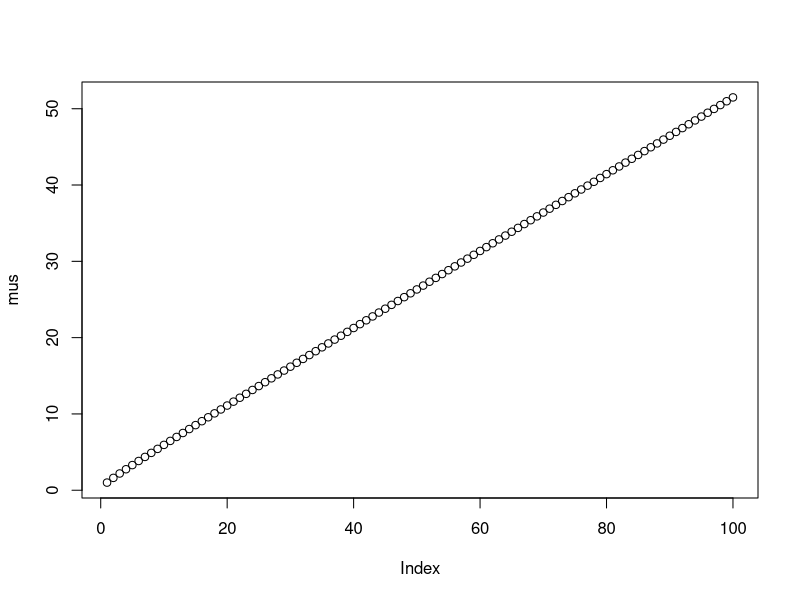
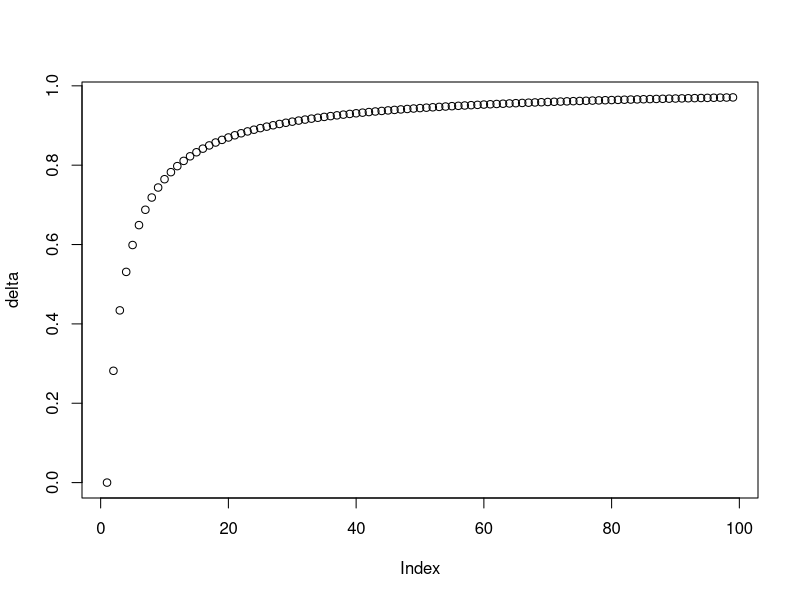

The R source for these figures, in order: (Note: this script raises an error after producing the figures.)
n=100
mus=rep(1,n)
delta=rep(0,n-1)
for(i in 2:n){
  mus[i]=(1+sqrt(1+4*mus[i-1]^2))/2
}


for(i in 1:length(delta)){
  delta[i]=(mus[i]-1)/mus[i+1]
}

plot(mus)
plot(delta)
points(d2,col="red")
d2=delta
for(i in 1:length(delta)){
  d2[i]=i/(i+3)
}
